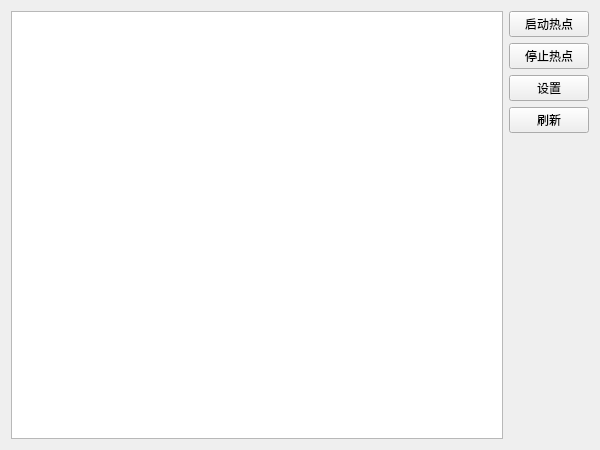
<?xml version="1.0" encoding="UTF-8"?>
<ui version="4.0">
 <class>MainWindow</class>
 <widget class="QMainWindow" name="MainWindow">
  <property name="geometry">
   <rect>
    <x>0</x>
    <y>0</y>
    <width>600</width>
    <height>450</height>
   </rect>
  </property>
  <property name="windowTitle">
   <string>Kowalski 无线热点工具</string>
  </property>
  <widget class="QWidget" name="centralWidget">
   <layout class="QHBoxLayout" name="horizontalLayout">
    <item>
     <widget class="QPlainTextEdit" name="plainTextEditInfo">
      <property name="readOnly">
       <bool>true</bool>
      </property>
     </widget>
    </item>
    <item>
     <layout class="QVBoxLayout" name="verticalLayout">
      <item>
       <widget class="QPushButton" name="pushButtonStart">
        <property name="text">
         <string>启动热点</string>
        </property>
       </widget>
      </item>
      <item>
       <widget class="QPushButton" name="pushButtonStop">
        <property name="text">
         <string>停止热点</string>
        </property>
       </widget>
      </item>
      <item>
       <widget class="QPushButton" name="pushButtonSettings">
        <property name="text">
         <string>设置</string>
        </property>
       </widget>
      </item>
      <item>
       <widget class="QPushButton" name="pushButtonRefresh">
        <property name="text">
         <string>刷新</string>
        </property>
       </widget>
      </item>
      <item>
       <spacer name="verticalSpacer">
        <property name="orientation">
         <enum>Qt::Vertical</enum>
        </property>
        <property name="sizeHint" stdset="0">
         <size>
          <width>20</width>
          <height>40</height>
         </size>
        </property>
       </spacer>
      </item>
     </layout>
    </item>
   </layout>
  </widget>
 </widget>
 <layoutdefault spacing="6" margin="11"/>
 <resources/>
 <connections/>
</ui>
